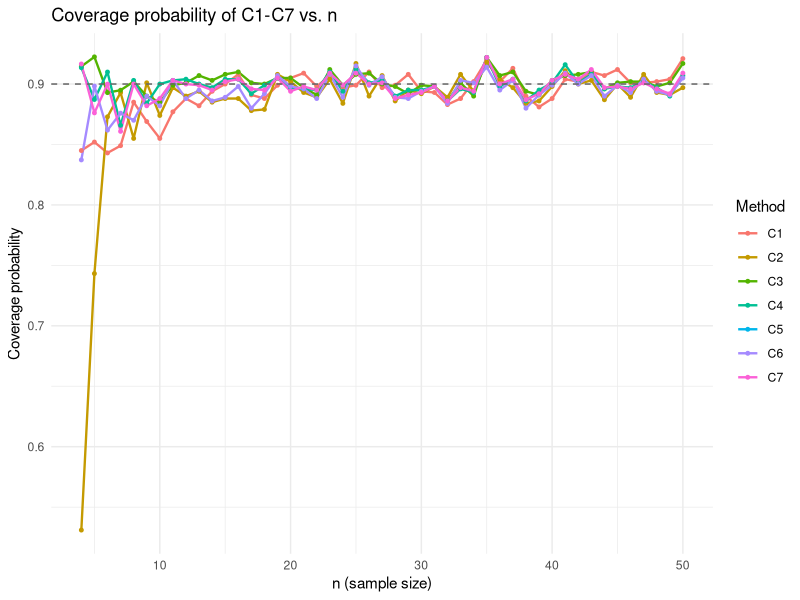

Source code (R):
# Description
# confidence intervals C1, ..., C7 given in Sundberg using 
# X_1 , ... , X_n ~ Exp(1 / theta), so RATE = 1/THETA


# returns MLE given by Sundberg in equation (2) in chapter 2.2
# @ params
# t = c(t_1, ..., t_n) with t_i ~ Exp
# t_c censoring time
MLE_Sundberg <- function(t, t_c) {
  N <- sum(t <= t_c) # number of uncensored
  t_obs <- pmin(t, t_c)

  return(sum(t_obs) / N)
}


# returns CI regarding to Sundberg (see C1)
# @params
# t: is a n dimensional vector of observations whereas we assume 
# they are exponentially distributed (rate = 1 / theta)
# t_c: censoring time 
# alpha: confidence niveau for the CI
C1_Sundberg <- function(N = NULL, t = NULL, t_c = NULL, alpha = 0.1) {

  if (is.null(t) == is.null(N)) {
    stop("Either 't' OR 'N' must be supplied.")
  }
  if (is.null(N)) {
    N <- sum(t < t_c) # number of uncensored
  }

  z <- qnorm(p = 1 - alpha / 2)
  c_lower <- 1 - z / sqrt(N)
  c_upper <- 1 + z / sqrt(N)

  if (is.null(t)) {
    if (! is.null(t_c)) {
      stop("If t is not given, t_c must also be null (don't need t_c for calculating c_l and c_u).")
    }

    return(list(
      c_lower = c_lower,
      c_upper = c_upper
    ))
  }

  if (is.null(t_c)) {
    stop("t_c must be given, if CI should be calculated")
  }
  
  theta_hat <- MLE_Sundberg(t, t_c)
  C1 <- c(
    theta_hat * c_lower, 
    theta_hat * c_upper
  )
  
  return(list(
      CI = unname(C1),
      c_lower = c_lower,
      c_upper = c_upper
    )
  )
    
}


C2_Sundberg <- function(N = NULL, t = NULL, t_c = NULL, alpha = 0.1) {

  if (is.null(t) == is.null(N)) {
    stop("Either 't' OR 'N' must be supplied.")
  }
  if (is.null(N)) {
    N <- sum(t < t_c) # number of uncensored
  }
   
  z <- qnorm(p = 1 - alpha / 2)
  
  c_lower <- 1 / (1 + z / sqrt(N))
  c_upper <- 1 / (1 - z / sqrt(N))

  if (is.null(t)) {
    if (! is.null(t_c)) {
      stop("If t is not given, t_c must also be null (don't need t_c for calculating c_l and c_u).")
    }

    return(list(
      c_lower = c_lower,
      c_upper = c_upper
    ))
  }
  if (is.null(t_c)) {
    stop("t_c must be given, if CI should be calculated")
  }

  theta_hat <- MLE_Sundberg(t, t_c)
 
  C2 <- c(
    theta_hat * c_lower, 
    theta_hat * c_upper
  )
  
  return(list(
      CI = unname(C2),
      c_lower = c_lower,
      c_upper = c_upper
    )
  )
}


C3_Sundberg <- function(N = NULL, t = NULL, t_c = NULL, alpha = 0.1) {

  if (is.null(t) == is.null(N)) {
    stop("Either 't' OR 'N' must be supplied.")
  }
  if (is.null(N)) {
    N <- sum(t < t_c) # number of uncensored
  }

  z <- qnorm(p = 1 - alpha / 2)
  
  c_lower <- exp(- z / sqrt(N))
  c_upper <- exp(z / sqrt(N))

  if (is.null(t)) {
    if (! is.null(t_c)) {
      stop("If t is not given, t_c must also be null (don't need t_c for calculating c_l and c_u).")
    }

    return(list(
      c_lower = c_lower,
      c_upper = c_upper
    ))
  }

  if (is.null(t_c)) {
    stop("t_c must be given, if CI should be calculated")
  }

  theta_hat <- MLE_Sundberg(t, t_c)

  C3 <- c(
    theta_hat * c_lower, 
    theta_hat * c_upper
  )
  
  return(list(
      CI = unname(C3),
      c_lower = c_lower,
      c_upper = c_upper
    )
  )
}


C4_Sundberg <- function(N = NULL, t = NULL, t_c = NULL, alpha = 0.1) {

  if (is.null(t) == is.null(N)) {
    stop("Either 't' OR 'N' must be supplied.")
  }
  if (is.null(N)) {
    N <- sum(t < t_c) # number of uncensored
  }
  
  z <- qnorm(p = 1 - alpha / 2)
  
  c_lower <- 1 / (1 + z / (3*sqrt(N)))^3
  c_upper <- 1 / (1 - z / (3*sqrt(N)))^3



  if (is.null(t)) {
    if (! is.null(t_c)) {
      stop("If t is not given, t_c must also be null (don't need t_c for calculating c_l and c_u).")
    }

    return(list(
      c_lower = c_lower,
      c_upper = c_upper
    ))
  }

  if (is.null(t_c)) {
    stop("t_c must be given, if CI should be calculated")
  }

  # maximum likelihood estimations
  theta_hat <- MLE_Sundberg(t, t_c)

  C4 <- c(
    theta_hat * c_lower, 
    theta_hat * c_upper
  )
  
  return(list(
      CI = unname(C4),
      c_lower = c_lower,
      c_upper = c_upper
    )
  )
}


C5_Sundberg <- function(t, t_c, alpha = 0.1) {
  theta_hat <- MLE_Sundberg(t, t_c)
  N <- sum(t < t_c) # number of uncensored
  z <- qnorm(p = 1 - alpha / 2)
  
  # h(theta) = 2N * (theta_hat/theta - 1 - log(theta_hat/theta)) - z^2
  # b1, b2 solve h(theta) = 0.
  # h is convex in theta with minimum -z^2 at theta = theta_hat,
  # and h -> +Inf as theta -> 0+ or theta -> Inf, so there are
  # exactly two roots: one below theta_hat, one above.
  h <- function(theta) {
    2 * N * (theta_hat / theta - 1 - log(theta_hat / theta)) - z^2
  }
  
  # lower root: search in (epsilon, theta_hat)
  b1 <- uniroot(h, interval = c(theta_hat * 1e-6, theta_hat))$root
  
  # upper root: search in (theta_hat, large multiple of theta_hat)
  # expand upper bound until a sign change is found, in case theta_hat is small
  upper <- theta_hat * 10
  while (h(upper) < 0) {
    upper <- upper * 10
  }
  b2 <- uniroot(h, interval = c(theta_hat, upper))$root
  
  C5 <- c(b1, b2)
  MLE <- MLE_Sundberg(t, t_c)
  
  return(list(
      CI = unname(C5),,
      c_lower = C5[1] / MLE,
      c_upper = C5[2] / MLE
    )
  )
}



C6_Sundberg <- function(N = NULL, t = NULL, t_c = NULL, alpha = 0.1) {

  if (is.null(t) == is.null(N)) {
    stop("Either 't' OR 'N' must be supplied.")
  }
  if (is.null(N)) {
    N <- sum(t < t_c) # number of uncensored
  }

  q1 <- qchisq(p = 1 - alpha / 2, df = 2 * N)
  q2 <- qchisq(p = alpha / 2, df = 2 * N)
  
  c_lower <- 2 * N / q1
  c_upper <- 2 * N / q2

  if (is.null(t)) {
    if (! is.null(t_c)) {
      stop("If t is not given, t_c must also be null (don't need t_c for calculating c_l and c_u).")
    }

    return(list(
      c_lower = c_lower,
      c_upper = c_upper
    ))
  }

  if (is.null(t_c)) {
    stop("t_c must be given, if CI should be calculated")
  }

  theta_hat <- MLE_Sundberg(t, t_c)

  C6 <- c(
    theta_hat * c_lower, 
    theta_hat * c_upper
  )
  
  return(list(
      CI = unname(C6),
      c_lower = c_lower,
      c_upper = c_upper
    )
  )
}

C7_Sundberg <- function(N = NULL, t = NULL, t_c = NULL, alpha = 0.1) {
  
  if (is.null(t) == is.null(N)) {
    stop("Either 't' OR 'N' must be supplied.")
  }
  if (is.null(N)) {
    N <- sum(t < t_c) # number of uncensored
  }

  q1 <- qchisq(p = 1 - alpha / 2, df = 2 * N + 1)
  q2 <- qchisq(p = alpha / 2, df = 2 * N + 1)

  c_lower <- 2 * N / q1
  c_upper <- 2 * N / q2
  
  if (is.null(t)) {
    if (! is.null(t_c)) {
      stop("If t is not given, t_c must also be null (don't need t_c for calculating c_l and c_u).")
    }
    
    return(list(
      c_lower = c_lower,
      c_upper = c_upper
    ))
  }

  if (is.null(t_c)) {
    stop("t_c must be given, if CI should be calculated")
  }

  theta_hat <- MLE_Sundberg(t, t_c)

  C7 <- c(
    theta_hat * c_lower,
    theta_hat * c_upper
  )
  
  return(list(
      CI = unname(C7),
      c_lower = c_lower,
      c_upper = c_upper
    )
  )
}


# Observation: confidence intervals C1 and C2 differ a lot from the remaining intervals
# C3 - C7 are relatively similar

# for edge cases:
# C = 0, this means all observations are censored:
# C1 and C3, give a reasonable CI (-Inf, Inf) or (0, Inf)
# C2,  C4 and C7 give (0, 0)
# C5 and C6 fail

library(ggplot2)

is_valid_ci <- function(ci) {
  !is.null(ci) && length(ci) == 2 && !anyNA(ci)
}

n_seq <- 4:50

coverage_prob_1 <- numeric(50)
coverage_prob_2 <- numeric(50)
coverage_prob_3 <- numeric(50)
coverage_prob_4 <- numeric(50)
coverage_prob_5 <- numeric(50)
coverage_prob_6 <- numeric(50)
coverage_prob_7 <- numeric(50)

for (n in n_seq) {

  n_sim <- 1000
  theta <- 1
  c <- 1
  alpha <- 0.1

  is_in_C1 <- 0
  is_in_C2 <- 0
  is_in_C3 <- 0
  is_in_C4 <- 0
  is_in_C5 <- 0
  is_in_C6 <- 0
  is_in_C7 <- 0

  n_sim_1 <- n_sim
  n_sim_2 <- n_sim
  n_sim_3 <- n_sim
  n_sim_4 <- n_sim
  n_sim_5 <- n_sim
  n_sim_6 <- n_sim
  n_sim_7 <- n_sim
  
  for (i in 1:n_sim) {

    t <- rexp(n = n, rate = 1 / theta)

    C1 <- tryCatch(
      C1_Sundberg(t = t, t_c = c, alpha = alpha)$CI,
      error = function(e) NULL
    )
    C2 <- tryCatch(
      C2_Sundberg(t = t, t_c = c, alpha = alpha)$CI,
      error = function(e) NULL
    )
    C3 <- tryCatch(
      C3_Sundberg(t = t, t_c = c, alpha = alpha)$CI,
      error = function(e) NULL
    )
    C4 <- tryCatch(
      C4_Sundberg(t = t, t_c = c, alpha = alpha)$CI,
      error = function(e) NULL
    )
    C5 <- tryCatch(
      C5_Sundberg(t = t, t_c = c, alpha = alpha)$CI,
      error = function(e) NULL
    )
    C6 <- tryCatch(
      C6_Sundberg(t = t, t_c = c, alpha = alpha)$CI,
      error = function(e) NULL
    )
    C7 <- tryCatch(
      C7_Sundberg(t = t, t_c = c, alpha = alpha)$CI,
      error = function(e) NULL
    )

    if (!is_valid_ci(C1)) {
      n_sim_1 <- n_sim_1 - 1
    } else if (theta > C1[1] && theta < C1[2]) {
      is_in_C1 <- is_in_C1 + 1
    }

    if (!is_valid_ci(C2)) {
      n_sim_2 <- n_sim_2 - 1
    } else if (theta > C2[1] && theta < C2[2]) {
      is_in_C2 <- is_in_C2 + 1
    }

    if (!is_valid_ci(C3)) {
      n_sim_3 <- n_sim_3 - 1
    } else if (theta > C3[1] && theta < C3[2]) {
      is_in_C3 <- is_in_C3 + 1
    }

    if (!is_valid_ci(C4)) {
      n_sim_4 <- n_sim_4 - 1
    } else if (theta > C4[1] && theta < C4[2]) {
      is_in_C4 <- is_in_C4 + 1
    }

    if (!is_valid_ci(C5)) {
      n_sim_5 <- n_sim_5 - 1
    } else if (theta > C5[1] && theta < C5[2]) {
      is_in_C5 <- is_in_C5 + 1
    }

    if (!is_valid_ci(C6)) {
      n_sim_6 <- n_sim_6 - 1
    } else if (theta > C6[1] && theta < C6[2]) {
      is_in_C6 <- is_in_C6 + 1
    }

    if (!is_valid_ci(C7)) {
      n_sim_7 <- n_sim_7 - 1
    } else if (theta > C7[1] && theta < C7[2]) {
      is_in_C7 <- is_in_C7 + 1
    }
  }

  coverage_prob_1[n] <- is_in_C1 / n_sim_1
  coverage_prob_2[n] <- is_in_C2 / n_sim_2
  coverage_prob_3[n] <- is_in_C3 / n_sim_3
  coverage_prob_4[n] <- is_in_C4 / n_sim_4
  coverage_prob_5[n] <- is_in_C5 / n_sim_5
  coverage_prob_6[n] <- is_in_C6 / n_sim_6
  coverage_prob_7[n] <- is_in_C7 / n_sim_7
}





results_df <- data.frame(
  n = rep(n_seq, times = 7),
  coverage = c(
    coverage_prob_1[n_seq],
    coverage_prob_2[n_seq],
    coverage_prob_3[n_seq],
    coverage_prob_4[n_seq],
    coverage_prob_5[n_seq],
    coverage_prob_6[n_seq],
    coverage_prob_7[n_seq]
  ),
  method = rep(paste0("C", 1:7), each = length(n_seq))
)


ggplot(results_df, aes(x = n, y = coverage, color = method)) +
  geom_line(linewidth = 0.8) +
  geom_point(size = 1) +
  geom_hline(yintercept = 0.9, linetype = "dashed", color = "grey40") +
  labs(
    x = "n (sample size)",
    y = "Coverage probability",
    title = "Coverage probability of C1-C7 vs. n",
    color = "Method"
  ) +
  theme_minimal()
